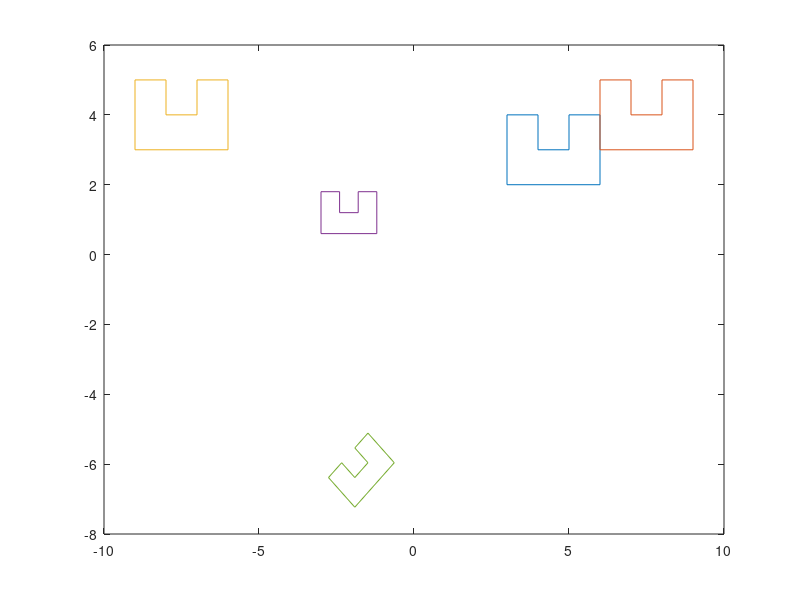

This chart was generated by the following MATLAB code:
clear all; clc
%% Figure A
x = [3,3,4,4,5,5,6,6,3];
y = [2,4,4,3,3,4,4,2,2];
plot(x,y)
hold on

%% Q1.1 Translation
tx = 3;
ty = 1;
x1 = x + tx;
y1 = y + ty;
plot(x1,y1)

%% Q1.2 Reflection
refx = -1;
refy = 1;
x2 = refx*x1;
y2 = refy*y1;
plot(x2,y2)

%% Q1.3 Scale
sx = 0.6;
sy = 0.6;
pivx = 6;
pivy = -3;
xp = x2 - pivx;
yp = y2 - pivy;
xs = sx * xp;
ys = sy * yp;
x3 = xs + pivx;
y3 = ys + pivy;
plot(x3,y3)

%% Q1.4 Rotation 45deg CCW = -45deg CW
angle = -pi/4;
pivx2 = 7;
pivy2 = -2;
xp2 = x3 - pivx2;
yp2 = y3 - pivy2;
xr = xp2*cos(angle) + yp2*sin(angle);
yr = -xp2*sin(angle) + yp2*cos(angle);
x4 = xr + pivx2;
y4 = yr + pivy2;
plot(x4,y4)
hold off
